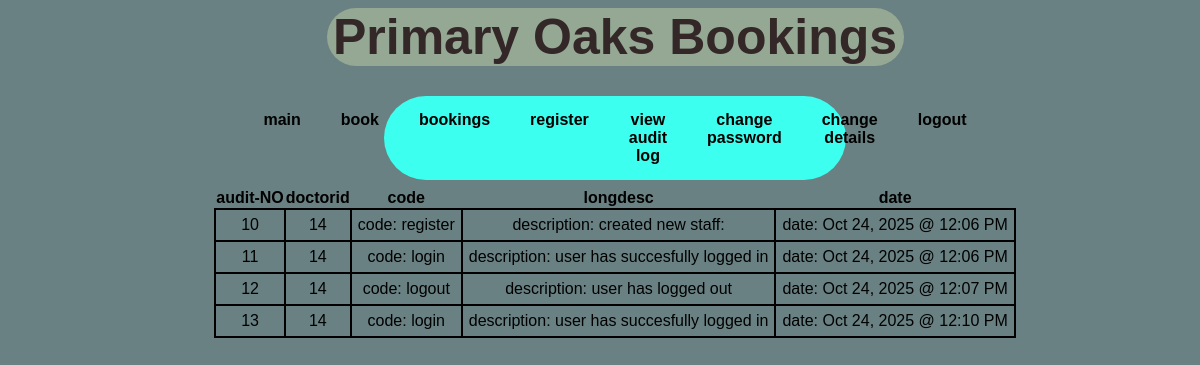
Screenshot of /view_audit_staff.php (signed in) with the database file from the repository.
### tables this page shows
CREATE TABLE `staffaudit` (
  `auditid` int NOT NULL,
  `doctorid` int NOT NULL,
  `code` text NOT NULL,
  `longdesc` text NOT NULL,
  `date` int NOT NULL
);

### assets/dbconn.php (called while the page is built, shortened)
<?php
function dbconnect_select(){
    $servername ="localhost";
    $dbusername = "doctor_booking_select";
    $dbpassword = "Password1G";
    $dbname = "doctor_booking";
    try{
        $conn=new pdo("mysql:host=$servername;port=3306;dbname=$dbname", $dbusername, $dbpassword);
        $conn->setAttribute(PDO::ATTR_ERRMODE, PDO::ERRMODE_EXCEPTION);
        return $conn;
    }
    catch(PDOException $e){
        error_log("database error: ".$e->getMessage());
        throw $e;
    }
}

### assets/common.php (called while the page is built, shortened)
<?php
function staff_audit_getter($conn){
    $sql = "SELECT * FROM staffaudit WHERE doctorid=? order by auditid ASC";
    $stmt = $conn->prepare($sql);
    $stmt->bindparam(1, $_SESSION['doctor_id']);
    $stmt->execute();
    $result = $stmt->fetchAll(PDO::FETCH_ASSOC);
    return $result;
}
?>

### view_audit_staff.php (the view, shortened to what this page needs)
<?php
require_once "assets/dbconn.php";
require_once "assets/common.php";
echo "<!DOCTYPE html>";
echo "<html>";
echo "<head>";
echo "<link rel='stylesheet' type='text/css' href='css\styles.css'>";
echo "</head>";
echo "<body>";
echo "<div class ='container'>";
require_once "assets/topbar.php";
require_once "assets/nav.php";
echo "<div class ='content'>";
if (!isset($_SESSION["user"])and(!isset($_SESSION["staff"]))) {
    $_SESSION["usermessage"] = "You must be logged in to access this page!";
    header("Location: index.php");
    exit;
}
else  {
    try {
        $audit=staff_audit_getter(dbconnect_select());
        if (!$audit){
            echo "No bookings found!";
        }else {
            echo "<table>";
                echo "<tr>";
                    echo "<th>audit-NO</th>";
                    echo "<th>doctorid</th>";
                    echo "<th>code</th>";
                    echo "<th>longdesc</th>";
                    echo "<th>date</th> ";
                echo "</tr>";
                foreach ($audit as $log) {
                    if ($log['code']=="log"){
                        $code="login";
                    }elseif ($log['code']=="bok"){
                        $code="book";
                    }elseif ($log['code']=="reg"){
                        $code="register";
                    }elseif ($log['code']=="lgo"){
                        $code="logout";}
                    elseif ($log['code']=="alt"){
                        $code="altered the booking";
                    }else{
                        $code="error";
                    }
                    echo "<form method='post' action=''>";
                    echo "<tr>";
                        echo "<td>".$log['auditid']."</td>";
                        echo "<td>".$log['doctorid']."</td>";
                        echo "<td>code: ".$code."</td>";
                        echo "<td>description: ".$log['longdesc']."</td>";
                        echo "<td>date: ".date('M d, Y @ h:i A',$log['date'])."</td>";
                    echo "</tr>";
                    echo "</form>";
                }
            echo "</table>";
        }
    } catch (Exception $e){
        $_SESSION["usermessage"]="ERROR: ".$e->getMessage();
        throw $e;
    }
}
echo "</div>";
echo "</div>";
echo "</body>";
echo "</html>";
?>

### css/styles.css (style rules this page uses)
.container { display: flex; justify-content: center; text-align: center; flex-direction: column; font-family:Arial,Helvetica,sans-serif; margin-left:30px; }
body { background-color: #698183; }
table { border-collapse: collapse; padding: 8px; justify-content: center; display: flex; margin:auto; width:auto; }
td { border: 2px solid black; padding:6px; }

### rows the page displays
staffaudit: auditid "10", doctorid "14", code "register", longdesc "created new staff:", date "Oct 24, 2025 @ 12:06 PM"
staffaudit: auditid "11", doctorid "14", code "login", longdesc "user has succesfully logged in", date "Oct 24, 2025 @ 12:06 PM"
staffaudit: auditid "12", doctorid "14", code "logout", longdesc "user has logged out", date "Oct 24, 2025 @ 12:07 PM"
staffaudit: auditid "13", doctorid "14", code "login", longdesc "user has succesfully logged in", date "Oct 24, 2025 @ 12:10 PM"
